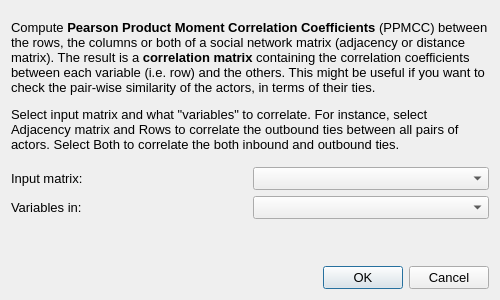
<?xml version="1.0" encoding="UTF-8"?>
<ui version="4.0">
 <class>DialogPearsonCorrelation</class>
 <widget class="QDialog" name="DialogPearsonCorrelation">
  <property name="enabled">
   <bool>true</bool>
  </property>
  <property name="geometry">
   <rect>
    <x>0</x>
    <y>0</y>
    <width>500</width>
    <height>300</height>
   </rect>
  </property>
  <property name="sizePolicy">
   <sizepolicy hsizetype="MinimumExpanding" vsizetype="MinimumExpanding">
    <horstretch>0</horstretch>
    <verstretch>0</verstretch>
   </sizepolicy>
  </property>
  <property name="minimumSize">
   <size>
    <width>500</width>
    <height>300</height>
   </size>
  </property>
  <property name="maximumSize">
   <size>
    <width>600</width>
    <height>600</height>
   </size>
  </property>
  <property name="font">
   <font>
    <pointsize>10</pointsize>
   </font>
  </property>
  <property name="windowTitle">
   <string>Pearson Correlations</string>
  </property>
  <layout class="QVBoxLayout" name="verticalLayout">
   <item>
    <widget class="QLabel" name="description">
     <property name="sizePolicy">
      <sizepolicy hsizetype="MinimumExpanding" vsizetype="MinimumExpanding">
       <horstretch>0</horstretch>
       <verstretch>0</verstretch>
      </sizepolicy>
     </property>
     <property name="minimumSize">
      <size>
       <width>400</width>
       <height>150</height>
      </size>
     </property>
     <property name="text">
      <string>&lt;html&gt;&lt;head/&gt;&lt;body&gt;&lt;p&gt;Compute &lt;span style=&quot; font-weight:600;&quot;&gt;Pearson Product Moment Correlation Coefficients&lt;/span&gt; (PPMCC) between the rows, the columns or both of a social network matrix (adjacency or distance matrix). The result is a &lt;span style=&quot; font-weight:600;&quot;&gt;correlation matrix &lt;/span&gt;containing the correlation coefficients between each variable (i.e. row) and the others. This might be useful if you want to check the pair-wise similarity of the actors, in terms of their ties. &lt;/p&gt;&lt;p&gt;Select input matrix and what &amp;quot;variables&amp;quot; to correlate. For instance, select Adjacency matrix and Rows to correlate the outbound ties between all pairs of actors. Select Both to correlate the both inbound and outbound ties.&lt;/p&gt;&lt;/body&gt;&lt;/html&gt;</string>
     </property>
     <property name="textFormat">
      <enum>Qt::RichText</enum>
     </property>
     <property name="wordWrap">
      <bool>true</bool>
     </property>
    </widget>
   </item>
   <item>
    <layout class="QHBoxLayout" name="horizontalLayout">
     <item>
      <widget class="QLabel" name="label_2">
       <property name="text">
        <string>Input matrix:</string>
       </property>
      </widget>
     </item>
     <item>
      <widget class="QComboBox" name="matrixSelect">
       <property name="minimumSize">
        <size>
         <width>200</width>
         <height>0</height>
        </size>
       </property>
       <property name="focusPolicy">
        <enum>Qt::StrongFocus</enum>
       </property>
       <property name="toolTip">
        <string>&lt;html&gt;&lt;head/&gt;&lt;body&gt;&lt;p&gt;&lt;span style=&quot; font-weight:600;&quot;&gt;Adjacency:&lt;/span&gt; Use the active network's adjacency matrix as input to correlate ties between all pairs of actors. &lt;/p&gt;&lt;p&gt;&lt;span style=&quot; font-weight:600;&quot;&gt;Distances:&lt;/span&gt; Use the active network's geodedic distances matrix to correlate distances between all pairs of actors.&lt;/p&gt;&lt;/body&gt;&lt;/html&gt;</string>
       </property>
      </widget>
     </item>
    </layout>
   </item>
   <item>
    <layout class="QHBoxLayout" name="horizontalLayout_2">
     <item>
      <widget class="QLabel" name="label_3">
       <property name="text">
        <string>Variables in:</string>
       </property>
      </widget>
     </item>
     <item>
      <widget class="QComboBox" name="variablesLocationSelect">
       <property name="minimumSize">
        <size>
         <width>200</width>
         <height>0</height>
        </size>
       </property>
       <property name="focusPolicy">
        <enum>Qt::StrongFocus</enum>
       </property>
       <property name="toolTip">
        <string>&lt;html&gt;&lt;head/&gt;&lt;body&gt;&lt;p&gt;&lt;span style=&quot; font-weight:600;&quot;&gt;Rows: &lt;/span&gt;Correlate outbound ties (or distances, depending on the selected matrix above) between pairs of actors.&lt;/p&gt;&lt;p&gt;&lt;span style=&quot; font-weight:600;&quot;&gt;Columns: &lt;/span&gt;Correlate inbound ties (or distances, depending on the selected matrix above) between pairs of actors.&lt;/p&gt;&lt;p&gt;&lt;span style=&quot; font-weight:600;&quot;&gt;Both: &lt;/span&gt; Correlate both outbound and inbound ties (or distances, depending on the selected matrix above) between pairs of actors.&lt;/p&gt;&lt;p&gt;&lt;br/&gt;&lt;/p&gt;&lt;/body&gt;&lt;/html&gt;</string>
       </property>
      </widget>
     </item>
    </layout>
   </item>
   <item>
    <spacer name="verticalSpacer">
     <property name="orientation">
      <enum>Qt::Vertical</enum>
     </property>
     <property name="sizeHint" stdset="0">
      <size>
       <width>20</width>
       <height>40</height>
      </size>
     </property>
    </spacer>
   </item>
   <item>
    <widget class="QDialogButtonBox" name="buttonBox">
     <property name="font">
      <font>
       <pointsize>10</pointsize>
      </font>
     </property>
     <property name="orientation">
      <enum>Qt::Horizontal</enum>
     </property>
     <property name="standardButtons">
      <set>QDialogButtonBox::Cancel|QDialogButtonBox::Ok</set>
     </property>
    </widget>
   </item>
  </layout>
 </widget>
 <resources/>
 <connections/>
</ui>
